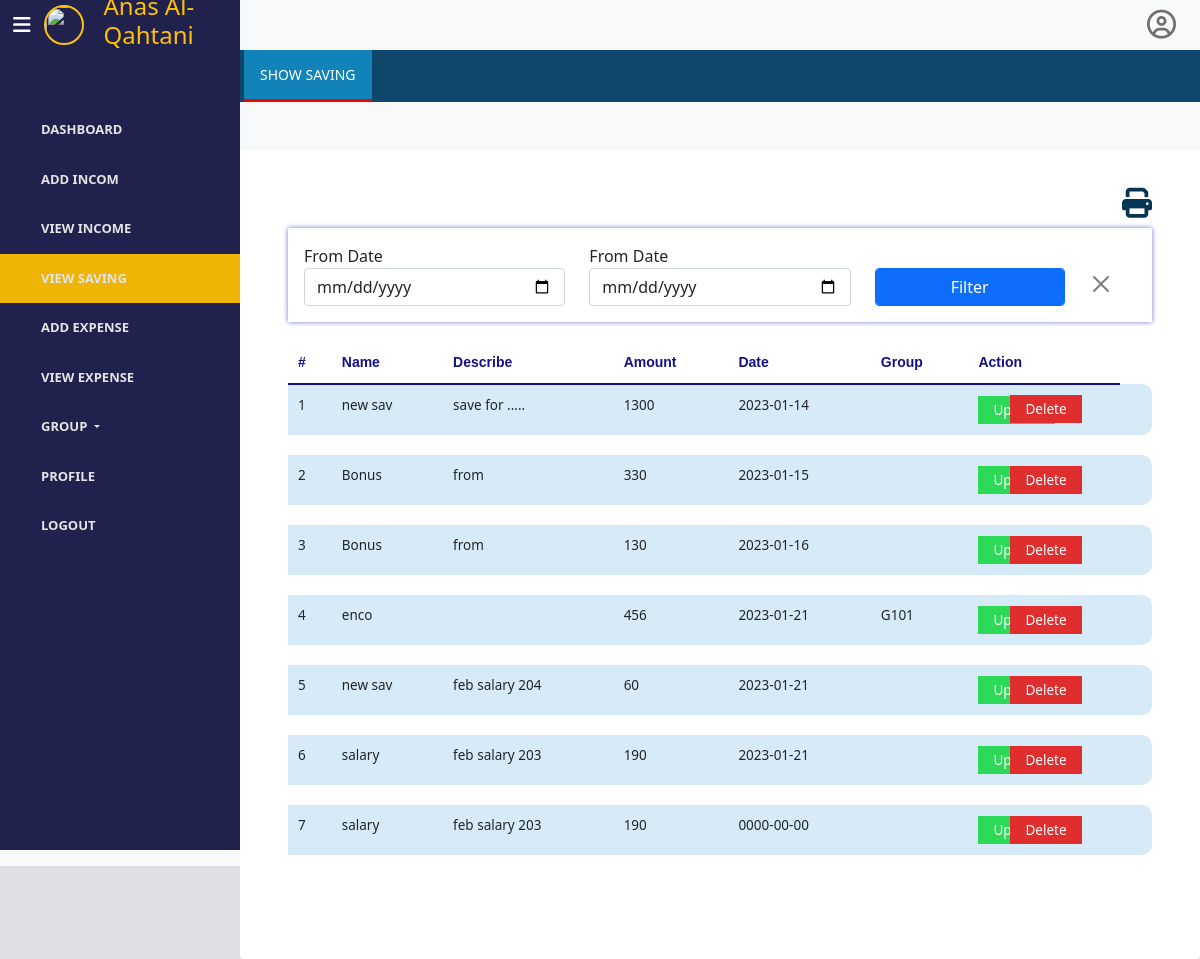
The app's page /php/show_saving.php (signed in) with its own data.
### tables this page shows
CREATE TABLE `income` (
  `id` int(6) NOT NULL,
  `name` varchar(50) NOT NULL,
  `descrption` varchar(50) DEFAULT NULL,
  `date` date NOT NULL DEFAULT current_timestamp(),
  `amount` double NOT NULL,
  `type` varchar(50) NOT NULL DEFAULT 'income',
  `user_id` int(6) NOT NULL,
  `group_id` int(6) DEFAULT NULL
);

CREATE TABLE `groups` (
  `id` int(6) NOT NULL,
  `name` varchar(50) NOT NULL,
  `date_create` date NOT NULL DEFAULT current_timestamp(),
  `capacity` int(11) NOT NULL,
  `admin_id` int(6) NOT NULL
);

### php/show_saving.php (the view, shortened to what this page needs)
<!DOCTYPE html>
<html lang="en">
<head>
    <link rel="stylesheet" href="../css/style.css">
   <link rel="stylesheet" href="https://cdn.jsdelivr.net/npm/bootstrap@5.0.1/dist/css/bootstrap.min.css">
   <link rel="stylesheet" href="https://cdnjs.cloudflare.com/ajax/libs/font-awesome/6.2.1/css/all.min.css">
</head>
<body>
    <div class="px-0 bg-light">
        <div class="d-flex">
            <div class="d-flex align-items-center " id="navbar"> <button class="navbar-toggler" type="button" data-bs-toggle="collapse" data-bs-target="#navbar-items" aria-controls="navbarSupportedContent" aria-expanded="true" aria-label="Toggle navigation"> <span class="fas fa-bars"></span> </button> <div class="d-flex topdashboard">
            <img src="../img/user.png" width="40" height="40">
                <h4>
                </h4>
            </div> </div>
            <div id="navbar2" class="d-flex justify-content-end pe-4"> <span class="far fa-user-circle "></span> </div>
        </div>
        <div class="d-md-flex">
            <ul id="navbar-items" class="p-0">
                <a href="user_dashbord.php"><li  > <span class="ps-3 name ">Dashboard</span> </li></a>
                <a href="add_income.php"> <li  > <span class="ps-3 name">ADD Incom</span> </li></a>
                <a href="show_income.php"><li >  <span class="ps-3 name">View Income</span> </li></a>
                <a href="show_saving.php"><li class="active">  <span class="ps-3 name">View Saving</span> </li></a>
                <a href="add_expense.php"><li>  <span class="ps-3 name">ADD Expense</span> </li></a>
                <a href="show_expense.php"><li>  <span class="ps-3 name">View Expense</span> </li></a>
                <?php
                include('../database/connect.php');
                             $userid=$_SESSION['user_id'];
                             $query ="SELECT type from users WHERE id=$userid";
                            $result = $connect->query($query);
                            if($result->num_rows> 0){
                                $type=$result->fetch_assoc();
                            if( ($type['type']=='leader') || ($type['type']=='member')){
                            ?>
                <a href="show_expense.php"><li>  <span class="ps-3 name"><div class="dropdown">
                    <a class=" dropdown-toggle" href="#" data-bs-toggle="dropdown" aria-expanded="false">
                      Group
                    </a>
                  </div></span> </li></a>
                  <?php
                                    }}
                                ?>
                <a href="user_profile.php"><li> <span class="ps-3 name">Profile</span> </li></a>
                <a href="../index.php"><li> <span class="ps-3 name">Logout</span> </li></a>
            </ul>
            <div id="topnavbar">
                <div class="topnav mb-3">
                    <div class="d-flex px-1"> <a href="#home" class="active">Show Saving</a>  </div>
                </div>
                <div class="container rounded mt-5 bg-white p-md-5">
                <div>
                            <div class=" row" ><a href="../crud/saving_report.php" class="print" title="print"><i class="fa-solid fa-print"></i></a></div>
                        </div>
                <div class="card-body">
<form class="form" action="#" method="post">
        <div class="row justify-content-center">
            <div class="col-md-4">
                <div class="form-group">
                    <label>From Date</label>
                    <input type="date"  name="from_date" class="form-control">
                </div>
            </div>
            <div class="col-md-4">
                <div class="form-group">
                    <label>From Date</label>
                    <input type="date"  name="to_date" class="form-control">
                </div>
            </div>
            <div class="col-md-3">
                <div class="form-group">
                    <button class="btn btn-primary form-control" type="submit" name="submit_filter">Filter</button>
                </div>
            </div>
            <div class="col-md-1">
                <div class="form-group">
                <button type="submit" name="close" class="btn-close form-control mt-1" data-bs-dismiss="modal" aria-label="Close"></button>
                </div>
            </div>
        </div>
    </form>
    </div>
                    <div class="table-responsive">
                        <table class="table">
                            <thead>
                                <tr>
                                <th scope="col">#</th>
                                    <th scope="col">Name</th>
                                    <th scope="col">Describe</th>
                                    <th scope="col">Amount</th>
                                    <th scope="col">Date</th>
                                    <th scope="col">Group</th>
                                    <th scope="col">Action</th>
                                </tr>
                            </thead>
                            <tbody>
                            <?php
                                $i=1;
                                include('../database/connect.php');
                                $userid=$_SESSION['user_id'];
                                if (isset($_POST['submit_filter'])){
                                    $formDate=$_POST['from_date'];
                                    $toDate=$_POST['to_date'];
                                    $query="SELECT * FROM income WHERE date between '$formDate' and '$toDate' and user_id= $userid and type='income'";
                                 if($result=mysqli_query($connect,$query))
                                    {
                                     if(mysqli_num_rows($result)>0)
                                       {
                                        while($row=mysqli_fetch_array($result))
                                           {
                                               $group_id=$row['group_id'];
                                               if($group_id !=null){
                                                   $sql ="SELECT name FROM  groups  WHERE id=$group_id";
                                                   echo $sql;
                                                   $res = $connect->query($sql);
                                                   if($res->num_rows> 0){
                                                       while($g_name=$res->fetch_assoc()){
                                                           $group_id=$g_name['name'];
                                                   }}
                                                }
                                               ?>
                                               <tr class='bg-blue'>
                                               <td style="display:none;"> <?php echo $row['id']; ?> </td>
                                               <td> <?php echo $i ?> </td>
                                               <td> <?php echo $row['name']; ?> </td>
                                               <td> <?php echo $row['descrption'] ?> </td>
                                               <td> <?php echo $row['amount']; ?> </td>
                                               <td> <?php echo $row['date']; ?> </td>
                                               <td> <?php echo $group_id; ?> </td>
                                                <?php
                                                echo "<td> <a href='../crud/update_inc.php?id=$row[0]' class='update'>Update</a></td>";
                                                ?>
                                              <td> <a type="buttan" class='deleteInc_btn delete'>Delete</a></td>
                                           </tr>
                                             <?php
                                           echo "<tr id='spacing-row'>";
                                           echo "<td></td>";
                                           echo "</tr>";
                                           $i++;
                                           }
                                       }}
                                           else
                                           {
                                           echo "null record";
                                           }
                                        }
                                        else if(isset($_POST['close']) or $i==1) {
                                  $query="SELECT * FROM income WHERE user_id=$userid and type='saving'";
                                  if($result=mysqli_query($connect,$query))
                                     {
                                      if(mysqli_num_rows($result)>0)
                                        {
                                         while($row=mysqli_fetch_array($result))
                                                        {
                                                            $groupid=$row['group_id'];
                                                            if($groupid !=null){
                                                                $sq ="SELECT name FROM  groups  WHERE id=$groupid";
                                                                $re = $connect->query($sq);
                                                                if($re->num_rows> 0){
                                                                    while($g_name=$re->fetch_assoc()){
                                                                        $groupid=$g_name['name'];
                                                                }}
                                                             }
                                                            ?>
                                                            <tr class='bg-blue'>
                                                            <td> <?php echo $i ?> </td>
                                                            <td> <?php echo $row['name']; ?> </td>
                                                            <td> <?php echo $row['descrption'] ?> </td>
                                                            <td> <?php echo $row['amount']; ?> </td>
                                                            <td> <?php echo $row['date']; ?> </td>
                                                            <td> <?php echo $groupid; ?> </td>
                                                             <?php
                                                             echo "<td> <a href='../crud/update_inc.php?id=$row[0]' class='update'>Update</a></td>";
                                                             ?>
                                                           <td> <a type="buttan" class='deleteInc_btn delete'>Delete</a></td>
                                                        </tr>
                                                          <?php
                                                        echo "<tr id='spacing-row'>";
                                                        echo "<td></td>";
                                                        echo "</tr>";
                                                        $i++;
                                                        }
                                                    }
                                                    else
                                                    {
                                                    echo "null record";
                                                    }
                                                }
                                                else
                                                {
                                                    echo "thats problem is select $query.".mysqli_error($connect)."<br>";
                                                }
                                            }
                                                ?>
                            </tbody>
                        </table>
                </div>
                </div>
            </div>
        </div>
    </div>
</body>
</html>

### css/style.css (style rules this page uses)
* { margin: 0; padding: 0; box-sizing: border-box; list-style: none; }
body { background-color: rgba(35,43,85,0.15) !important; }
a { text-decoration: none !important; }
.card-body { box-shadow: 0 0 5px #6e6ed8 !important; }
.print { width: 100%; height: 30px; display: flex; align-items: flex-end; justify-content: flex-end; }
.print i { font-size: 30px; font-weight: bold; margin-bottom: 10px; color: #063453; }
.topdashboard { display: flex; align-items: center; }
.topdashboard img { border: 2px solid #ffc107; border-radius: 50%; }
.topdashboard h4 { margin-left: 20px; color:#ffc107 ; }
.topnav { background-color:rgb(15, 70, 107); overflow: hidden; }
.far.fa-user-circle { font-size: 29px; color: #726f6f; padding-top: 10px; }
.topnav a { float: left; display: block; color: #8d8b8b; font-weight: 800; font-size: 14px; text-transform: uppercase; padding: 14px 16px; text-decoration: none; border-bottom: 3px solid transparent; }
.topnav .active { background-color: #1183b8; color: #fff; font-weight: 500; border-bottom: 3px solid red; }
::placeholder { font-size: 10px; }
.container .table-responsive { margin: 20px auto; overflow-x: auto; }
.table thead tr th { font-size: 11px; color: #868585; padding: 10px 10px; }
.table tbody tr td { font-size: 13.5px; padding: 10px 10px; }
#navbar { width: 20%; background-color: #21214e !important; height: 50px; border: none; }
.fas.fa-bars { color: white; }
#navbar2 { width: 80%; }
#navbar-items { width: 20%; height: 100vh !important; background-color: #21214e; padding-top: 55px !important; }
ul#navbar-items li { color: rgb(228, 228, 228); padding: 15px 25px; font-weight: 600; text-transform: uppercase; font-size: 13px; display: flex; align-items: center; cursor: pointer; }
ul#navbar-items li a { color: rgb(228, 228, 228); }
ul#navbar-items .active { background-color: #eeb406; font-weight: bold !important; }
#topnavbar { width: 80%; height: 90vh; }
.card-body { box-shadow: 0 5px 2px #ffc107; }

### php/show_saving.php (style rules this page uses)
th { font-family: 'Poppins', sans-serif; font-weight: bold; font-size: 14px !important; color: #121286 !important; border-bottom: 2px solid #121286 !important; }
tbody .bg-blue { background-color: #d6ebf7; border-radius: 8px; }
#spacing-row { height: 8px; }
.table thead th,.table td { border: none; }
.table tbody td:first-child { border-bottom-left-radius: 10px; border-top-left-radius: 10px; }
.table tbody td:last-child { border-bottom-right-radius: 10px; border-top-right-radius: 10px; }
.update { background-color: rgb(45, 218, 88); padding: 5px 15px; line-height: 30px; color: #fff; font-weight: 500; }
.delete { background-color: rgb(224, 45, 45); padding: 5px 15px; line-height: 30px; color: #fff; font-weight: 500; margin-left: -120px; }

### records on screen
income: name "new sav", descrption "save for .....", amount "1300", date "2023-01-14"
income: name "Bonus", descrption "from", amount "330", date "2023-01-15"
income: name "Bonus", descrption "from", amount "130", date "2023-01-16"
income: name "enco", amount "456", date "2023-01-21", group.name "G101"
income: name "new sav", descrption "feb salary 204", amount "60", date "2023-01-21"
income: name "salary", descrption "feb salary 203", amount "190", date "2023-01-21"
income: name "salary", descrption "feb salary 203", amount "190", date "0000-00-00"
